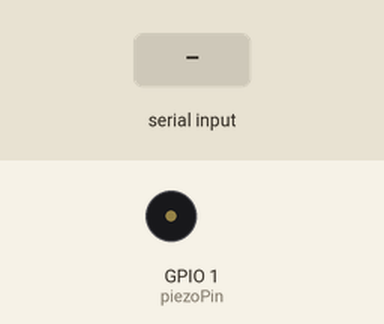
This sketch was run on a simulated ESP32. On the bench: buzzer (waves = sounding). The test bench sets the inputs (shaded band).

Above: at 1.2 s.
1.3 s: "1" received over Serial
At 1.9 s:
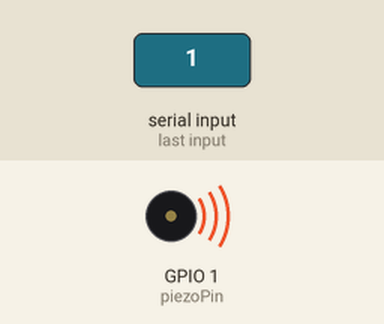
2.8 s: "0" received over Serial
At 3.2 s:
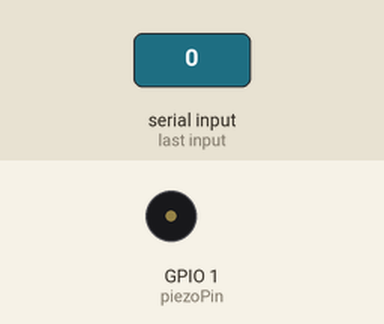
4.3 s: "2" received over Serial
At 5.7 s:
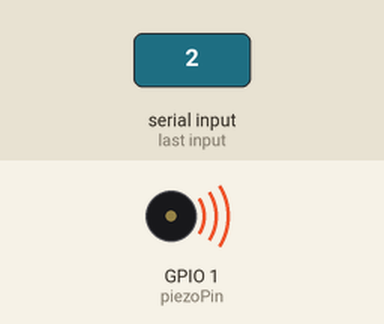
Timing chart, 0 to 7.3 s (numbered marks = the images above; inputs shaded):
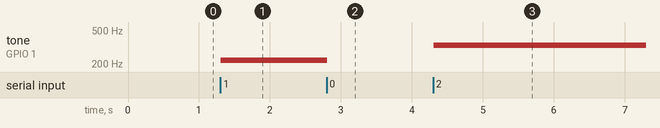

Measured:
- after the input at 1.3 s, tone on GPIO 1 (piezoPin): silent → 220 Hz at once
- after the input at 2.8 s, tone on GPIO 1 (piezoPin): 220 Hz → silent at once
- after the input at 4.3 s, tone on GPIO 1 (piezoPin): silent → 330 Hz at once

The sketch:

AngelP_SS5.ino
```cpp
const int pinRGB = 38;      // Built-in RGB LED pin
const int piezoPin = 1;     // Piezo buzzer pin
const int ledc_channel = 0; // LEDC channel (0 is default)
const int bitDepth = 12;    // Bit depth for LEDC

int freqs[] = {0, 220, 330, 440, 660, 880}; //array of frequencies, or pitches, for notes
int inByte = 0;         //variable for storing our incoming ASCII character
int note = 0;           //currently selected note in our freqs array
int currentTime = 0;    //variable to store current millis
int lastTime = 0;       //variable to store millis at moment of last event
int timerInterval = 50; //amount of milliseconds for comparison
int brightness = 8;     //LED brightness, max is 255, which is very bright!

void setup()
{
  Serial.begin(9600); // Initialize serial communication at 9600 baud

  // Attach piezoPin to LEDC channel with base frequency 220Hz and bit depth
  ledcAttachChannel(piezoPin, 220, bitDepth, ledc_channel);
  //ledcAttachChannel(pin, baseFrequency, bitDepth, channel)
}

void loop()
{
  currentTime = millis();
  if (currentTime - lastTime >= timerInterval) //if we have reached our timer interval...
  {
    lastTime = currentTime;
    ledcWriteTone(piezoPin, freqs[note]); //generate PWM tone on piezo pin at given frequency
  }

  if(Serial.available())  //if there is data available in the serial buffer
  {
    inByte = Serial.read(); //read and store that received byte
  }

  // IF/ELSE statement for mapping ASCII Letters to notes and LED colors
  if (inByte == '1')  //if 'a' or 'A' received...
  {
    rgbLedWrite(pinRGB, brightness, 0, 0);  // Red
    note = 1; //select element 1 of freqs array
  }
  else if (inByte == '2')
  {
    rgbLedWrite(pinRGB, 0, brightness, 0);  // Green
    note = 2;
  }
  else if (inByte == '3')
  {
    rgbLedWrite(pinRGB, 0, 0, brightness);  // Blue
    note = 3;
  }
  else if (inByte == '4')
  {
    rgbLedWrite(pinRGB, brightness, brightness, 0);  // Yellow
    note = 4;
  }
  else // default case
  {
    rgbLedWrite(pinRGB, 0, 0, 0); // LED OFF
    note = 0; // note 0 has a frequency of 0Hz, so PWM tone will turn off
  }
}
```
